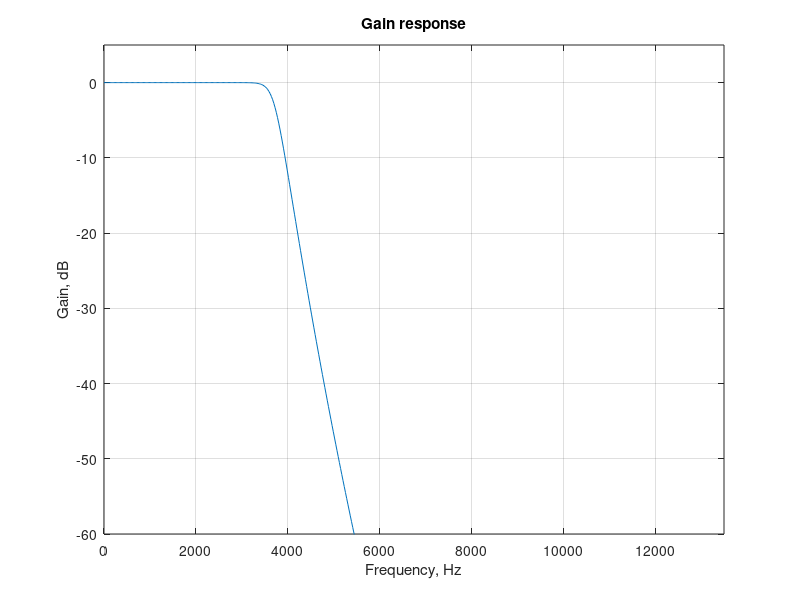

MATLAB code for this plot:
% Program P5_4
% Design of Analog Lowpass Filter 
clf;
Fp = 3500;Fs = 4500;
Wp = 2*pi*Fp; Ws = 2*pi*Fs;
[N, Wn] = buttord(Wp, Ws, 0.5, 30,'s');
[b,a] = butter(N, Wn, 's');
wa = 0:(3*Ws)/511:3*Ws;
h = freqs(b,a,wa);
plot(wa/(2*pi), 20*log10(abs(h)));grid
xlabel('Frequency, Hz');ylabel('Gain, dB');
title('Gain response');
axis([0 3*Fs -60 5]);
